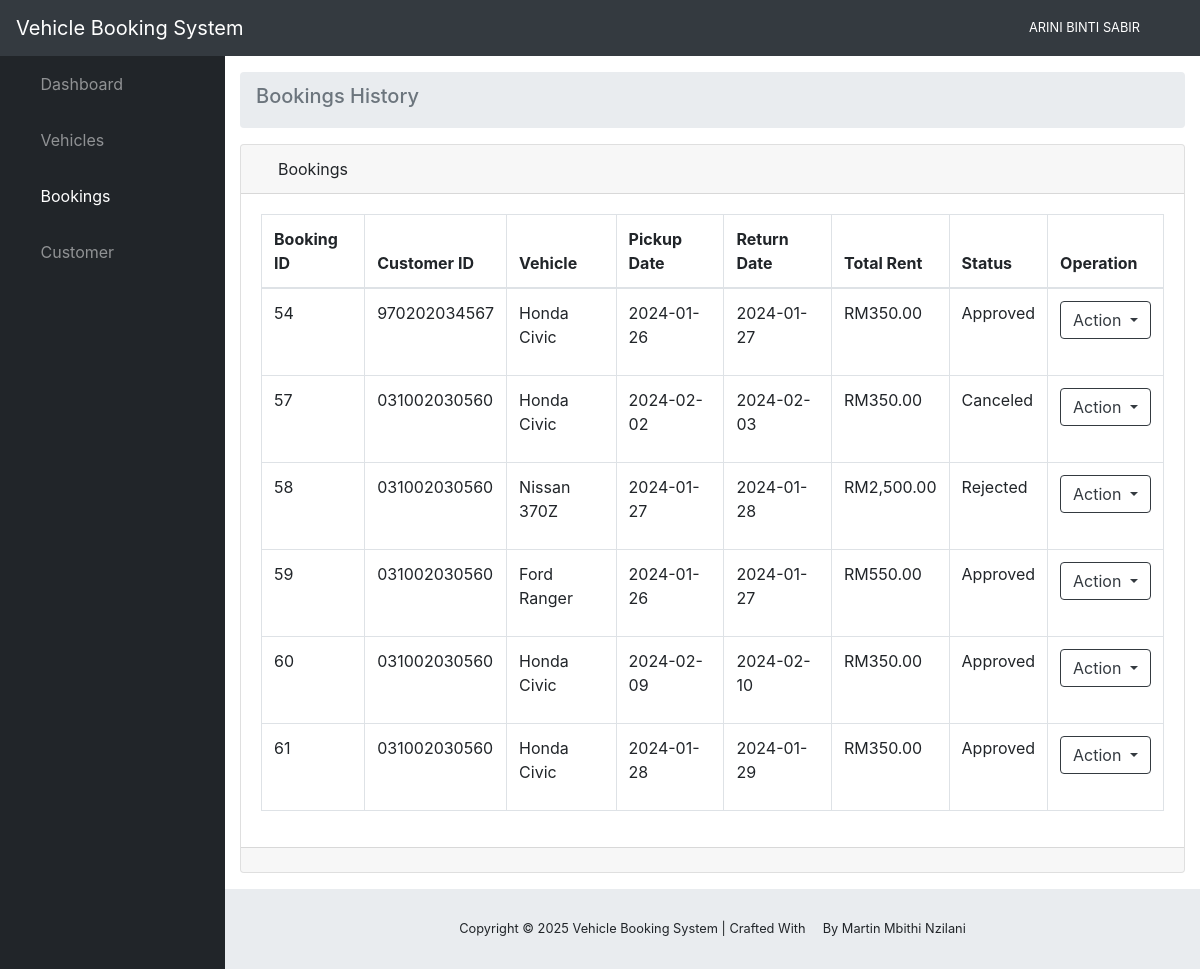
Screenshot of /cbs/admin/bookinghistory.php (signed in) with the database file from the repository.
### tables this page shows
CREATE TABLE `tb_user` (
  `u_ic` varchar(15) NOT NULL,
  `u_pwd` varchar(255) NOT NULL,
  `u_name` varchar(100) NOT NULL,
  `u_phone` varchar(20) NOT NULL,
  `u_email` varchar(50) DEFAULT NULL,
  `u_add` varchar(200) NOT NULL,
  `u_lic` varchar(20) NOT NULL,
  `u_type` int(2) NOT NULL
);

CREATE TABLE `tb_booking` (
  `b_id` int(10) NOT NULL,
  `b_ic` varchar(15) NOT NULL,
  `b_req` varchar(10) NOT NULL,
  `b_pdate` date NOT NULL,
  `b_rdate` date NOT NULL,
  `b_total` float NOT NULL,
  `b_status` int(2) NOT NULL
);

CREATE TABLE `tb_vehicle` (
  `v_reg` varchar(10) NOT NULL,
  `v_type` varchar(10) NOT NULL,
  `v_model` varchar(50) NOT NULL,
  `v_colour` varchar(20) DEFAULT NULL,
  `v_price` float NOT NULL,
  `v_pic` varchar(200) DEFAULT NULL,
  `v_status` int(1) NOT NULL DEFAULT 1 COMMENT '2;Booked 1;Available 0;Inactive'
);

CREATE TABLE `tb_status` (
  `s_id` int(2) NOT NULL,
  `s_desc` varchar(20) NOT NULL
);

### cbs/admin/bookinghistory.php (the view, shortened to what this page needs)
<?php
include('../dbconnect.php');
$title='Bookings';
$sql=" SELECT * FROM tb_booking
LEFT JOIN tb_vehicle ON tb_booking.b_req=tb_vehicle.v_reg
LEFT JOIN tb_status ON tb_booking.b_status = tb_status.s_id WHERE tb_booking.b_rdate < CURDATE()";
$result=mysqli_query($con,$sql);
?>
<!DOCTYPE html>
<html lang="en">
<?php include('head.php');?>
<body id="page-top">
 <?php include("nav.php");?>
 <div id="wrapper">
  <?php include('sidebar.php');?>
  <div id="content-wrapper">
    <div class="container-fluid">
        <ol class="breadcrumb">
        <h5 class="breadcrumb-item active"> Bookings History</h5>
      </ol>
      <div class="card mb-3">
        <div class="card-header">
          <i class="fas fa-table"></i>
        Bookings</div>
        <div class="card-body">
          <div class="table-responsive">
            <table class="table table-bordered" id="dataTable" width="100%" cellspacing="0">
              <thead>
                <tr>
                  <th scope="col">Booking ID</th>
                  <th scope="col">Customer ID</th>
                  <th scope="col">Vehicle</th>
                  <th scope="col">Pickup Date</th>
                  <th scope="col">Return Date</th>
                  <th scope="col">Total Rent</th>
                  <th scope="col">Status</th>
                  <th scope="col">Operation</th>
                </tr>
              </thead>
              <tbody>
                <?php
                while ($row = mysqli_fetch_array($result)) {
                  echo "<tr>";
                  echo "<td>" . $row['b_id'] . "</td>";
                   echo"<td>".$row['b_ic']."</td>";
                  echo "<td>" . $row['v_model'] . "</td>";
                  echo "<td>" . $row['b_pdate'] . "</td>";
                  echo "<td>" . $row['b_rdate'] . "</td>";
                  echo "<td>RM". number_format($row['b_total'], 2) . "</td>";
                  echo "<td>" . $row['s_desc'] . "</td>";
                  echo "<td>";
                  echo "<div class='dropdown mb-4'>
                  <a class='btn btn-outline-dark dropdown-toggle' href='#' role='button' data-toggle='dropdown'>
                  Action
                  </a>
                  <div class='dropdown-menu dropdown-menu-right'>
                  <a class='dropdown-item' href='bookingdetail.php?id=" . $row['b_id'] . "'>View Detail</a>";
                  echo "</div>
                  </div>";
                  echo "</td>";
                  echo "</tr>";
                }
                ?>
              </tbody>
            </table>
          </div>
        </div>
        <div class="card-footer small text-muted">
        </div>
      </div>
      <?php include("footer.php");?>
    </div>
  </div>
</body>
</html>

### cbs/admin/head.php (shortened to what this page needs)
<head>
  <link href="../vendor/fontawesome-free/css/all.min.css" rel="stylesheet" type="text/css">
  <link href="../vendor/datatables/dataTables.bootstrap4.css" rel="stylesheet">
  <link href="../vendor/css/sb-admin.css" rel="stylesheet">
</head>

### cbs/admin/nav.php (shortened to what this page needs)
<?php
include('../dbconnect.php');
$suic=$_SESSION['suic'];
$sql_user = "SELECT * FROM tb_user WHERE u_ic = ?";
$stmt = $con->prepare($sql_user);
$stmt->bind_param('s', $suic);
$stmt->execute();
$result_user = $stmt->get_result();
$row_user = $result_user->fetch_assoc();
$u_name = $row_user['u_name'];
?>
<nav class="navbar navbar-expand navbar-dark bg-dark static-top">
    <a class="navbar-brand mr-1" href="admin-dashboard.php">Vehicle Booking System</a>
    <button class="btn btn-link btn-sm text-white order-1 order-sm-0" id="sidebarToggle" href="#">
      <i class="fas fa-bars"></i>
    </button>
     <span class="mr-2 d-none d-lg-inline text-white small"><?php echo $u_name; ?></span>
    <ul class="navbar-nav ml-auto ml-md-0">
      <li class="nav-item dropdown no-arrow">
        <a class="nav-link dropdown-toggle" href="#" id="userDropdown" role="button" data-toggle="dropdown" aria-haspopup="true" aria-expanded="false">
          <i class="fas fa-user-circle fa-fw"></i>
        </a>
      </li>
    </ul>
  </nav>

### cbs/admin/sidebar.php (shortened to what this page needs)
<ul class="sidebar navbar-nav">
      <li class="nav-item <?= $title == 'Dashboard' ? 'active' : '' ?>">
        <a class="nav-link" href="main.php">
          <i class="fas fa-fw fa-tachometer-alt"></i>
          <span>Dashboard</span>
        </a>
      </li>
      <li class="nav-item dropdown <?= $title == 'Vehicles' ? 'active' : '' ?>">
        <a class="nav-link dropdown-toggle" href="#" id="pagesDropdown" role="button" data-toggle="dropdown" aria-haspopup="true" aria-expanded="false">
          <i class="fas fa-fw fa-car"></i>
          <span>Vehicles</span>
        </a>
      </li>
      <li class="nav-item dropdown <?= $title == 'Bookings' ? 'active' : '' ?>">
        <a class="nav-link dropdown-toggle" href="#" id="pagesDropdown" role="button" data-toggle="dropdown" aria-haspopup="true" aria-expanded="false">
          <i class="fas fa-fw fa-key"></i>
          <span>Bookings</span>
        </a>
      </li>
    <li class="nav-item <?= $title == 'Customer' ? 'active' : '' ?>">
        <a class="nav-link" href="customer.php">
          <i class="fas fa-fw fa-users"></i>
          <span>Customer</span></a>
      </li>
    </ul>

### cbs/admin/footer.php
<footer class="sticky-footer">
        <div class="container my-auto">
          <div class="copyright text-center my-auto">
            <span>Copyright &copy; <?php echo date('Y');?> Vehicle Booking System | Crafted With <i class ="fa fa-heartbeat"></i> By Martin Mbithi Nzilani
           </span>
          </div>
        </div>
</footer>

### rows the page displays
tb_user: u_name "ARINI BINTI SABIR"
tb_booking: b_id "54", b_ic "970202034567", b_req.v_model "Honda Civic", b_pdate "2024-01-26", b_rdate "2024-01-27", b_total "350.00", b_status.s_desc "Approved"
tb_booking: b_id "57", b_ic "031002030560", b_req.v_model "Honda Civic", b_pdate "2024-02-02", b_rdate "2024-02-03", b_total "350.00", b_status.s_desc "Canceled"
tb_booking: b_id "58", b_ic "031002030560", b_req.v_model "Nissan 370Z", b_pdate "2024-01-27", b_rdate "2024-01-28", b_total "2,500.00", b_status.s_desc "Rejected"
tb_booking: b_id "59", b_ic "031002030560", b_req.v_model "Ford Ranger", b_pdate "2024-01-26", b_rdate "2024-01-27", b_total "550.00", b_status.s_desc "Approved"
tb_booking: b_id "60", b_ic "031002030560", b_req.v_model "Honda Civic", b_pdate "2024-02-09", b_rdate "2024-02-10", b_total "350.00", b_status.s_desc "Approved"
tb_booking: b_id "61", b_ic "031002030560", b_req.v_model "Honda Civic", b_pdate "2024-01-28", b_rdate "2024-01-29", b_total "350.00", b_status.s_desc "Approved"
